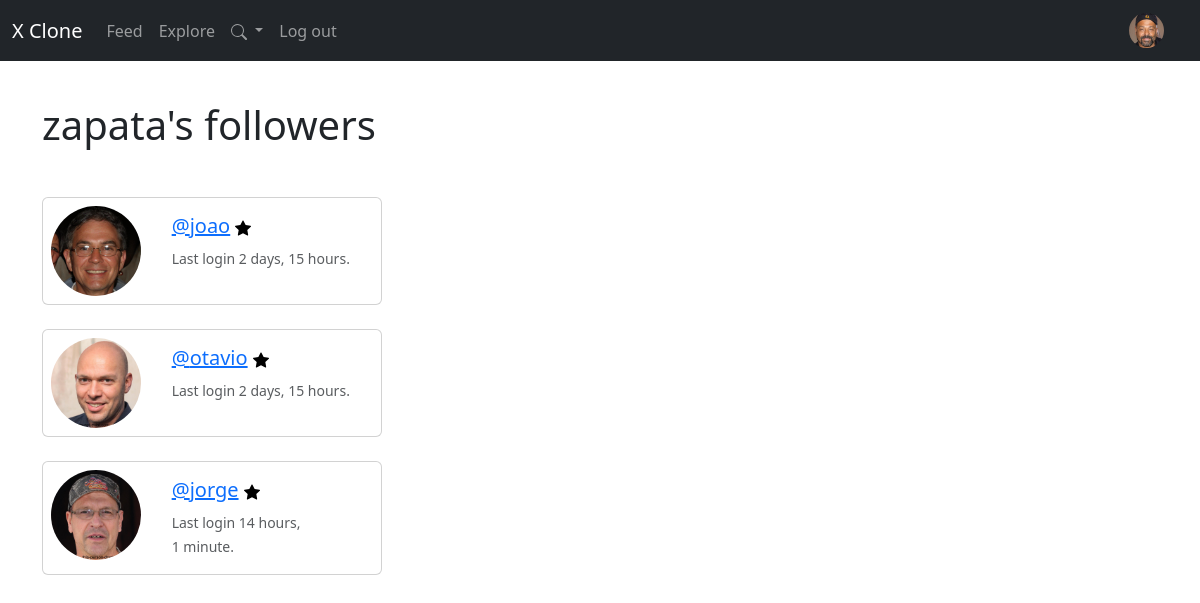
/profile/followers/1 (signed in), run on the app's committed database.
### x/models.py (models this page shows, shortened)
class CustomUser(AbstractUser):
    follows = models.ManyToManyField("self",
                                     related_name="followed_by",
                                     symmetrical=False,
                                     blank=True)
    profile_image = models.ImageField(null=True, blank=True, upload_to='images/')
    profile_bio = models.CharField(null=True, blank=True, max_length=500)
    homepage_link = models.CharField(null=True, blank=True, max_length=150)
    facebook_link = models.CharField(null=True, blank=True, max_length=150)
    instagram_link = models.CharField(null=True, blank=True, max_length=150)
    linkedin_link = models.CharField(null=True, blank=True, max_length=150)

### x/views.py (the view)
# urls.py: path("profile/followers/<int:pk>", views.followers, name="followers"),
def followers(request, pk):
    if request.user.is_authenticated:
        if request.user.id == pk:
            profiles = CustomUser.objects.get(username = request.user.username)
            return render(request, 'followers.html', {'profiles' : profiles})
        else:
            messages.success(request, ("This is not your profile page..."))
            return redirect('home')
    else:
        messages.success(request, ("You must be logget to see this page..."))
        return redirect('home')

### x/templates/followers.html (shortened to what this page needs)
{% extends 'base.html' %}
{% load static %}
{% block content %}
    <h1 class="mt-3 mb-5">{{ user.username }}'s followers</h1>
    {% if profiles %}
        {% for profile in profiles.followed_by.all %}
            {% if not profile == user %}
            <div class="card" style="max-width: 340px;">
                <div class="row g-0">
                  <div class="col-md-4">
                    {% if profile.profile_image %}
                    <a href="{% url 'profile' profile.pk %}"><img src="{{ profile.profile_image.url}}" class="img-fluid rounded-circle m-2" width=80% height=200 alt="Profile image..."></a>
                    {% else %}
                    <img src="{% static '/images/default_profile.jpg' %}" class="img-fluid rounded-start" alt="Profile image...">
                    {% endif %}
                  </div>
                  <div class="col-md-8">
                    <div class="card-body">
                      <h5 class="card-title"><a href="{% url 'profile' profile.id %}">@{{ profile.username }}</a>
                      {% if profile in profiles.follows.all %}
                            <a href="{% url 'unfollow' profile.id %}">
                            </a>
                        {% endif %}
                    </h5>
                      <p class="card-text"><small class="text-body-secondary">Last login {{ profile.last_login|timesince }}.</small></p>
                    </div>
                  </div>
                </div>
              </div>
              <br>
              {% endif %}
            {% endfor %}
    {% endif %}
{% endblock %}

### x/templates/navbar.html (shortened to what this page needs)
{% load static %}
<nav class="navbar navbar-expand-lg bg-dark navbar-dark">
    <div class="container-fluid">
      <a class="navbar-brand" href="#">X Clone</a>
      <div class="collapse navbar-collapse" id="navbarNav">
        <ul class="navbar-nav">
          <li class="nav-item">
            <a class="nav-link" aria-current="page" href="{% url 'home' %}">Feed</a>
          </li>
          <li class="nav-item">
            <a class="nav-link" href="{% url 'profile_list' %}">Explore</a>
          </li>
          {% if user.is_authenticated%}
          <li class="nav-item dropdown">
            <a class="nav-link dropdown-toggle" href="#" id="navbarDropdown" role="button" data-bs-toggle="dropdown" aria-expanded="false">
              <svg xmlns="http://www.w3.org/2000/svg" width="16" height="16" fill="currentColor" class="bi bi-search" viewBox="0 0 16 16">
                <path d="M11.742 10.344a6.5 6.5 0 1 0-1.397 1.398h-.001q.044.06.098.115l3.85 3.85a1 1 0 0 0 1.415-1.414l-3.85-3.85a1 1 0 0 0-.115-.1zM12 6.5a5.5 5.5 0 1 1-11 0 5.5 5.5 0 0 1 11 0"/>
              </svg>
            </a>
          <li class="nav-item">
            <a class="nav-link" href="{% url 'logout' %}">Log out</a>
          </li>
          {% endif %}
        </ul>
        {% if user.is_authenticated %}
          <ul class="navbar-nav ms-auto">
            <li class="nav-link navbar-brand">
              {% if user.profile_image %}
             <a href="{% url 'profile' request.user.id %}"> <img src="{{user.profile_image.url}}" class="rounded-circle" width="35"></a>
              {% else %}
              <a href="{% url 'profile' request.user.id %}"><img src="{% static '/images/default_profile.jpg' %}" class="rounded-circle" width="35"></a>
              {% endif %}
            </li>
          </ul>
        {% endif %}
      </div>
    </div>
  </nav>

### data on the page
CustomUser: profile_image (picture), username "zapata"
CustomUser: profile_image (picture), username "joao", last_login "2 days, 15 hours"
CustomUser: profile_image (picture), username "otavio", last_login "2 days, 15 hours"
CustomUser: profile_image (picture), username "jorge", last_login "14 hours, 1 minute"
